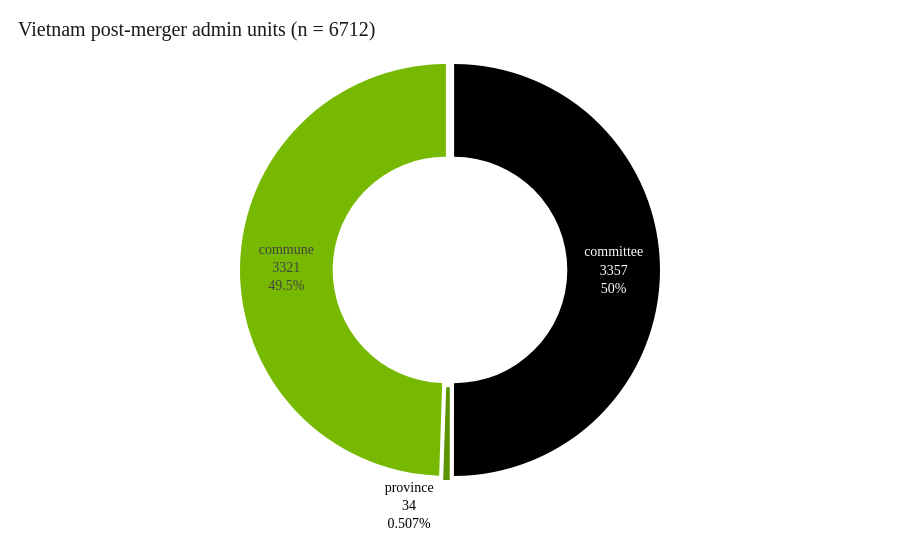

Here is the notebook cell this chart was saved with:
### Markdown cell above
## 1 — Inventory

### Code cell
fig_kind_donut(df).show()

### Figure 1 — Plotly figure (JSON) as saved in the notebook; plotly's stock layout.template omitted (floating-point values rounded to 4 significant figures)
{"data": [{"customdata": [["committee"], ["commune"], ["province"]], "domain": {"x": [0, 1], "y": [0, 1]}, "hole": 0.55, "hovertemplate": "kind=%{customdata[0]}<br>n=%{value}<extra></extra>", "labels": ["committee", "commune", "province"], "legendgroup": "", "marker": {"colors": ["#000000", "#76B900", "#5C9300"]}, "name": "", "pull": [0.02, 0.02, 0.02], "showlegend": true, "textinfo": "label+percent+value", "type": "pie", "values": [3357, 3321, 34]}], "layout": {"legend": {"tracegroupgap": 0}, "margin": {"t": 60}, "showlegend": false, "title": {"text": "Vietnam post-merger admin units (n = 6712)"}}}
